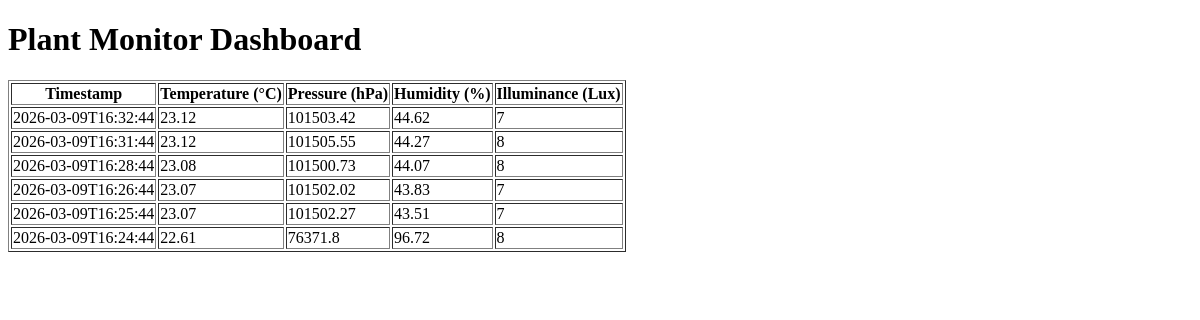
Before: / with the older database file.
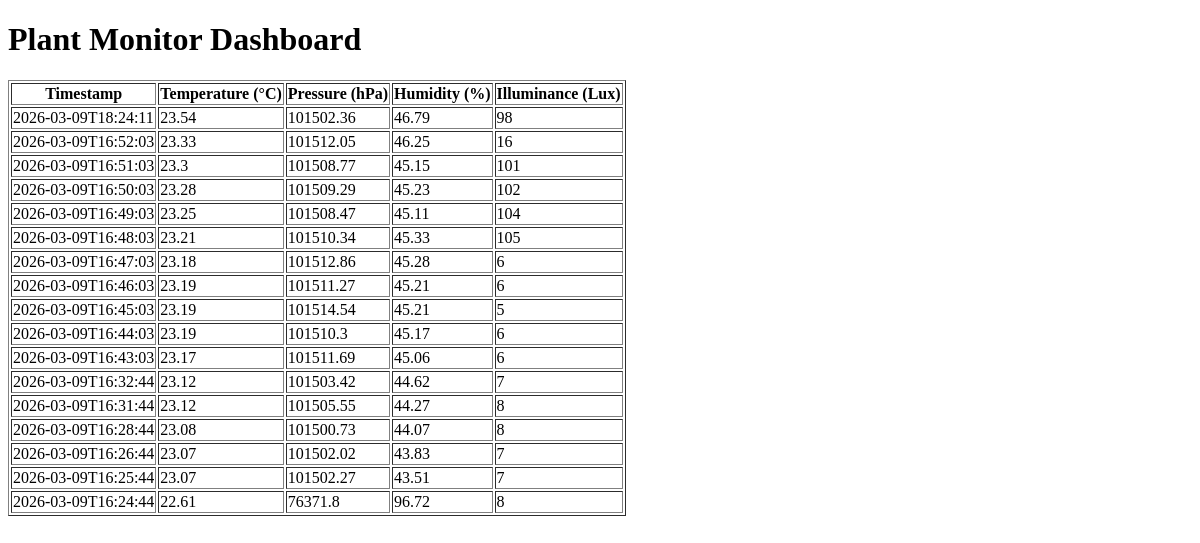
After: the same page with the newer database file.
### tables this page shows
CREATE TABLE sensor_data (
            id INTEGER PRIMARY KEY AUTOINCREMENT,
            timestamp TEXT NOT NULL,
            temperature REAL,
            pressure REAL,
            humidity REAL,
            lux INTEGER
        );

### main.py (the view)
@app.route("/")
def index():
    measurements = db.fetch_all_measurements(order_desc=True)
    return render_template("index.html", measurements=measurements)

### db.py (called while the page is built)
def fetch_all_measurements(order_desc=True):
    conn = sqlite3.connect(DB_FILE)
    c = conn.cursor()
    order = "DESC" if order_desc else "ASC"
    c.execute(f"""
        SELECT timestamp, temperature, pressure, humidity, lux
        FROM sensor_data
        ORDER BY timestamp {order}
    """)
    rows = c.fetchall()
    conn.close()
    return [
        {
            "timestamp": row[0],
            "temperature": row[1],
            "pressure": row[2],
            "humidity": row[3],
            "lux": row[4]
        } for row in rows
    ]

### templates/index.html (shortened to what this page needs)
<!DOCTYPE html>
<html>
<head>
</head>
<body>
    <h1>Plant Monitor Dashboard</h1>
    <table border="1">
        <tr>
            <th>Timestamp</th>
            <th>Temperature (°C)</th>
            <th>Pressure (hPa)</th>
            <th>Humidity (%)</th>
            <th>Illuminance (Lux)</th>
        </tr>
        {% for m in measurements %}
        <tr>
            <td>{{ m.timestamp }}</td>
            <td>{{ m.temperature }}</td>
            <td>{{ m.pressure }}</td>
            <td>{{ m.humidity }}</td>
            <td>{{ m.lux }}</td>
        </tr>
        {% endfor %}
    </table>
</body>
</html>

Changed rows visible on the page:
added sensor_data: timestamp "2026-03-09T18:24:11", temperature "23.54", pressure "101502.36", humidity "46.79", lux "98"
added sensor_data: timestamp "2026-03-09T16:52:03", temperature "23.33", pressure "101512.05", humidity "46.25", lux "16"
added sensor_data: timestamp "2026-03-09T16:51:03", temperature "23.3", pressure "101508.77", humidity "45.15", lux "101"
added sensor_data: timestamp "2026-03-09T16:50:03", temperature "23.28", pressure "101509.29", humidity "45.23", lux "102"
added sensor_data: timestamp "2026-03-09T16:49:03", temperature "23.25", pressure "101508.47", humidity "45.11", lux "104"
added sensor_data: timestamp "2026-03-09T16:48:03", temperature "23.21", pressure "101510.34", humidity "45.33", lux "105"
added sensor_data: timestamp "2026-03-09T16:47:03", temperature "23.18", pressure "101512.86", humidity "45.28", lux "6"
added sensor_data: timestamp "2026-03-09T16:46:03", temperature "23.19", pressure "101511.27", humidity "45.21", lux "6"
added sensor_data: timestamp "2026-03-09T16:45:03", temperature "23.19", pressure "101514.54", humidity "45.21", lux "5"
added sensor_data: timestamp "2026-03-09T16:44:03", temperature "23.19", pressure "101510.3", humidity "45.17", lux "6"
added sensor_data: timestamp "2026-03-09T16:43:03", temperature "23.17", pressure "101511.69", humidity "45.06", lux "6"
